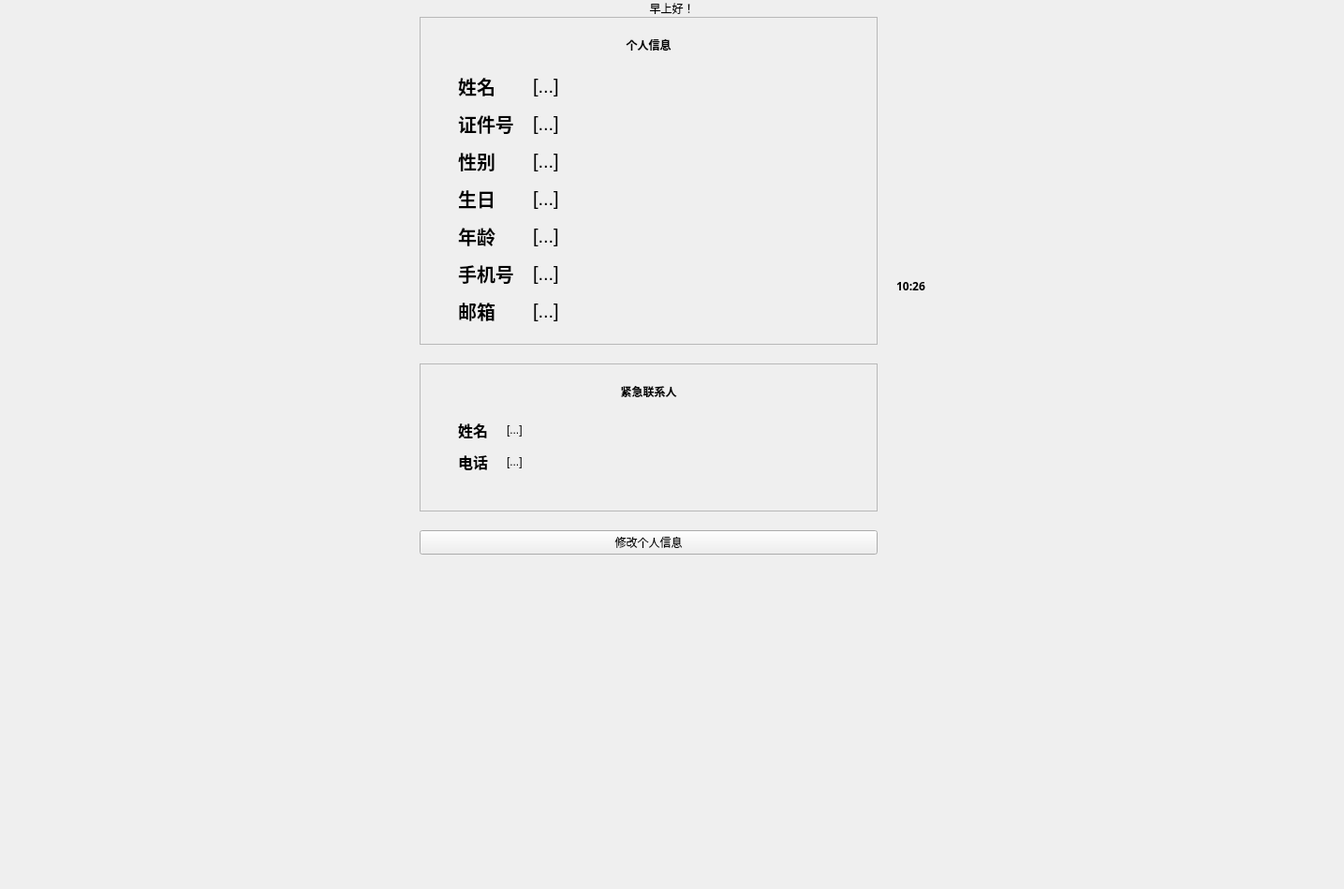
<?xml version="1.0" encoding="UTF-8"?>
<ui version="4.0">
 <class>PatientInfoPage</class>
 <widget class="QWidget" name="PatientInfoPage">
  <property name="geometry">
   <rect>
    <x>0</x>
    <y>0</y>
    <width>1435</width>
    <height>949</height>
   </rect>
  </property>
  <property name="windowTitle">
   <string>Form</string>
  </property>
  <layout class="QVBoxLayout" name="verticalLayout_5">
   <property name="spacing">
    <number>0</number>
   </property>
   <property name="leftMargin">
    <number>0</number>
   </property>
   <property name="topMargin">
    <number>0</number>
   </property>
   <property name="rightMargin">
    <number>0</number>
   </property>
   <property name="bottomMargin">
    <number>0</number>
   </property>
   <item>
    <widget class="QLabel" name="title">
     <property name="text">
      <string>早上好！</string>
     </property>
     <property name="alignment">
      <set>Qt::AlignCenter</set>
     </property>
     <property name="class" stdset="0">
      <string>backHeaderLabel</string>
     </property>
    </widget>
   </item>
   <item>
    <layout class="QHBoxLayout" name="horizontalLayout_2">
     <property name="spacing">
      <number>20</number>
     </property>
     <item>
      <spacer name="horizontalSpacer">
       <property name="orientation">
        <enum>Qt::Horizontal</enum>
       </property>
       <property name="sizeHint" stdset="0">
        <size>
         <width>36</width>
         <height>17</height>
        </size>
       </property>
      </spacer>
     </item>
     <item>
      <layout class="QVBoxLayout" name="verticalLayout_2">
       <property name="spacing">
        <number>20</number>
       </property>
       <item>
        <widget class="QFrame" name="CardFrame">
         <property name="sizePolicy">
          <sizepolicy hsizetype="Preferred" vsizetype="Preferred">
           <horstretch>0</horstretch>
           <verstretch>0</verstretch>
          </sizepolicy>
         </property>
         <property name="frameShape">
          <enum>QFrame::StyledPanel</enum>
         </property>
         <property name="frameShadow">
          <enum>QFrame::Raised</enum>
         </property>
         <property name="class" stdset="0">
          <string>cardFrame</string>
         </property>
         <layout class="QVBoxLayout" name="verticalLayout_6">
          <property name="spacing">
           <number>0</number>
          </property>
          <property name="leftMargin">
           <number>20</number>
          </property>
          <property name="topMargin">
           <number>20</number>
          </property>
          <property name="rightMargin">
           <number>20</number>
          </property>
          <property name="bottomMargin">
           <number>20</number>
          </property>
          <item>
           <layout class="QVBoxLayout" name="verticalLayout_4">
            <property name="spacing">
             <number>20</number>
            </property>
            <item>
             <widget class="QLabel" name="label_12">
              <property name="font">
               <font>
                <family>Microsoft YaHei</family>
                <weight>75</weight>
                <bold>true</bold>
               </font>
              </property>
              <property name="text">
               <string>个人信息</string>
              </property>
              <property name="alignment">
               <set>Qt::AlignCenter</set>
              </property>
             </widget>
            </item>
            <item>
             <layout class="QHBoxLayout" name="horizontalLayout">
              <item>
               <layout class="QFormLayout" name="formLayout">
                <property name="horizontalSpacing">
                 <number>20</number>
                </property>
                <property name="verticalSpacing">
                 <number>10</number>
                </property>
                <property name="leftMargin">
                 <number>20</number>
                </property>
                <property name="rightMargin">
                 <number>20</number>
                </property>
                <item row="0" column="0">
                 <widget class="QLabel" name="label">
                  <property name="sizePolicy">
                   <sizepolicy hsizetype="Preferred" vsizetype="Preferred">
                    <horstretch>0</horstretch>
                    <verstretch>0</verstretch>
                   </sizepolicy>
                  </property>
                  <property name="font">
                   <font>
                    <family>Microsoft YaHei UI</family>
                    <pointsize>15</pointsize>
                    <weight>75</weight>
                    <bold>true</bold>
                   </font>
                  </property>
                  <property name="text">
                   <string>姓名</string>
                  </property>
                  <property name="alignment">
                   <set>Qt::AlignCenter</set>
                  </property>
                 </widget>
                </item>
                <item row="0" column="1">
                 <widget class="QLabel" name="nameLabel">
                  <property name="sizePolicy">
                   <sizepolicy hsizetype="Minimum" vsizetype="Preferred">
                    <horstretch>0</horstretch>
                    <verstretch>0</verstretch>
                   </sizepolicy>
                  </property>
                  <property name="minimumSize">
                   <size>
                    <width>300</width>
                    <height>0</height>
                   </size>
                  </property>
                  <property name="font">
                   <font>
                    <family>Microsoft YaHei UI</family>
                    <pointsize>15</pointsize>
                   </font>
                  </property>
                  <property name="text">
                   <string>[...]</string>
                  </property>
                 </widget>
                </item>
                <item row="1" column="0">
                 <widget class="QLabel" name="label_2">
                  <property name="sizePolicy">
                   <sizepolicy hsizetype="Preferred" vsizetype="Preferred">
                    <horstretch>0</horstretch>
                    <verstretch>0</verstretch>
                   </sizepolicy>
                  </property>
                  <property name="font">
                   <font>
                    <family>Microsoft YaHei UI</family>
                    <pointsize>15</pointsize>
                    <weight>75</weight>
                    <bold>true</bold>
                   </font>
                  </property>
                  <property name="text">
                   <string>证件号</string>
                  </property>
                  <property name="alignment">
                   <set>Qt::AlignCenter</set>
                  </property>
                 </widget>
                </item>
                <item row="1" column="1">
                 <widget class="QLabel" name="idLabel">
                  <property name="font">
                   <font>
                    <family>Microsoft YaHei UI</family>
                    <pointsize>15</pointsize>
                   </font>
                  </property>
                  <property name="text">
                   <string>[...]</string>
                  </property>
                 </widget>
                </item>
                <item row="2" column="0">
                 <widget class="QLabel" name="label_3">
                  <property name="sizePolicy">
                   <sizepolicy hsizetype="Preferred" vsizetype="Preferred">
                    <horstretch>0</horstretch>
                    <verstretch>0</verstretch>
                   </sizepolicy>
                  </property>
                  <property name="font">
                   <font>
                    <family>Microsoft YaHei UI</family>
                    <pointsize>15</pointsize>
                    <weight>75</weight>
                    <bold>true</bold>
                   </font>
                  </property>
                  <property name="text">
                   <string>性别</string>
                  </property>
                  <property name="alignment">
                   <set>Qt::AlignCenter</set>
                  </property>
                 </widget>
                </item>
                <item row="2" column="1">
                 <widget class="QLabel" name="genderLabel">
                  <property name="font">
                   <font>
                    <family>Microsoft YaHei UI</family>
                    <pointsize>15</pointsize>
                   </font>
                  </property>
                  <property name="text">
                   <string>[...]</string>
                  </property>
                 </widget>
                </item>
                <item row="3" column="0">
                 <widget class="QLabel" name="label_4">
                  <property name="sizePolicy">
                   <sizepolicy hsizetype="Preferred" vsizetype="Preferred">
                    <horstretch>0</horstretch>
                    <verstretch>0</verstretch>
                   </sizepolicy>
                  </property>
                  <property name="font">
                   <font>
                    <family>Microsoft YaHei UI</family>
                    <pointsize>15</pointsize>
                    <weight>75</weight>
                    <bold>true</bold>
                   </font>
                  </property>
                  <property name="text">
                   <string>生日</string>
                  </property>
                  <property name="alignment">
                   <set>Qt::AlignCenter</set>
                  </property>
                 </widget>
                </item>
                <item row="3" column="1">
                 <widget class="QLabel" name="birthdayLabel">
                  <property name="font">
                   <font>
                    <family>Microsoft YaHei UI</family>
                    <pointsize>15</pointsize>
                   </font>
                  </property>
                  <property name="text">
                   <string>[...]</string>
                  </property>
                 </widget>
                </item>
                <item row="4" column="0">
                 <widget class="QLabel" name="label_5">
                  <property name="sizePolicy">
                   <sizepolicy hsizetype="Preferred" vsizetype="Preferred">
                    <horstretch>0</horstretch>
                    <verstretch>0</verstretch>
                   </sizepolicy>
                  </property>
                  <property name="font">
                   <font>
                    <family>Microsoft YaHei UI</family>
                    <pointsize>15</pointsize>
                    <weight>75</weight>
                    <bold>true</bold>
                   </font>
                  </property>
                  <property name="text">
                   <string>年龄</string>
                  </property>
                  <property name="alignment">
                   <set>Qt::AlignCenter</set>
                  </property>
                 </widget>
                </item>
                <item row="4" column="1">
                 <widget class="QLabel" name="ageLabel">
                  <property name="font">
                   <font>
                    <family>Microsoft YaHei UI</family>
                    <pointsize>15</pointsize>
                   </font>
                  </property>
                  <property name="text">
                   <string>[...]</string>
                  </property>
                 </widget>
                </item>
                <item row="5" column="0">
                 <widget class="QLabel" name="label_6">
                  <property name="sizePolicy">
                   <sizepolicy hsizetype="Preferred" vsizetype="Preferred">
                    <horstretch>0</horstretch>
                    <verstretch>0</verstretch>
                   </sizepolicy>
                  </property>
                  <property name="font">
                   <font>
                    <family>Microsoft YaHei UI</family>
                    <pointsize>15</pointsize>
                    <weight>75</weight>
                    <bold>true</bold>
                   </font>
                  </property>
                  <property name="text">
                   <string>手机号</string>
                  </property>
                  <property name="alignment">
                   <set>Qt::AlignCenter</set>
                  </property>
                 </widget>
                </item>
                <item row="5" column="1">
                 <widget class="QLabel" name="contactLabel">
                  <property name="font">
                   <font>
                    <family>Microsoft YaHei UI</family>
                    <pointsize>15</pointsize>
                   </font>
                  </property>
                  <property name="text">
                   <string>[...]</string>
                  </property>
                 </widget>
                </item>
                <item row="6" column="0">
                 <widget class="QLabel" name="label_7">
                  <property name="sizePolicy">
                   <sizepolicy hsizetype="Preferred" vsizetype="Preferred">
                    <horstretch>0</horstretch>
                    <verstretch>0</verstretch>
                   </sizepolicy>
                  </property>
                  <property name="font">
                   <font>
                    <family>Microsoft YaHei UI</family>
                    <pointsize>15</pointsize>
                    <weight>75</weight>
                    <bold>true</bold>
                   </font>
                  </property>
                  <property name="text">
                   <string>邮箱</string>
                  </property>
                  <property name="alignment">
                   <set>Qt::AlignCenter</set>
                  </property>
                 </widget>
                </item>
                <item row="6" column="1">
                 <widget class="QLabel" name="emailLabel">
                  <property name="font">
                   <font>
                    <family>Microsoft YaHei UI</family>
                    <pointsize>15</pointsize>
                   </font>
                  </property>
                  <property name="text">
                   <string>[...]</string>
                  </property>
                 </widget>
                </item>
               </layout>
              </item>
              <item>
               <widget class="QLabel" name="PatientPhoto">
                <property name="sizePolicy">
                 <sizepolicy hsizetype="Fixed" vsizetype="Fixed">
                  <horstretch>0</horstretch>
                  <verstretch>0</verstretch>
                 </sizepolicy>
                </property>
                <property name="styleSheet">
                 <string notr="true"/>
                </property>
                <property name="text">
                 <string/>
                </property>
                <property name="pixmap">
                 <pixmap resource="../res.qrc">:/img/picture/DefaultPhoto.jpg</pixmap>
                </property>
                <property name="scaledContents">
                 <bool>true</bool>
                </property>
                <property name="alignment">
                 <set>Qt::AlignCenter</set>
                </property>
                <property name="margin">
                 <number>0</number>
                </property>
               </widget>
              </item>
             </layout>
            </item>
           </layout>
          </item>
         </layout>
        </widget>
       </item>
       <item>
        <widget class="QFrame" name="frame">
         <property name="frameShape">
          <enum>QFrame::StyledPanel</enum>
         </property>
         <property name="frameShadow">
          <enum>QFrame::Raised</enum>
         </property>
         <property name="class" stdset="0">
          <string>redCardFrame</string>
         </property>
         <layout class="QVBoxLayout" name="verticalLayout_3">
          <property name="spacing">
           <number>0</number>
          </property>
          <property name="leftMargin">
           <number>20</number>
          </property>
          <property name="topMargin">
           <number>20</number>
          </property>
          <property name="rightMargin">
           <number>20</number>
          </property>
          <property name="bottomMargin">
           <number>40</number>
          </property>
          <item>
           <layout class="QVBoxLayout" name="verticalLayout">
            <property name="spacing">
             <number>20</number>
            </property>
            <item>
             <widget class="QLabel" name="label_8">
              <property name="font">
               <font>
                <family>Microsoft YaHei</family>
                <weight>75</weight>
                <italic>false</italic>
                <bold>true</bold>
               </font>
              </property>
              <property name="text">
               <string>紧急联系人</string>
              </property>
              <property name="alignment">
               <set>Qt::AlignCenter</set>
              </property>
             </widget>
            </item>
            <item>
             <layout class="QFormLayout" name="formLayout_2">
              <property name="horizontalSpacing">
               <number>20</number>
              </property>
              <property name="verticalSpacing">
               <number>10</number>
              </property>
              <property name="leftMargin">
               <number>20</number>
              </property>
              <property name="rightMargin">
               <number>20</number>
              </property>
              <item row="0" column="0">
               <widget class="QLabel" name="label_9">
                <property name="font">
                 <font>
                  <pointsize>12</pointsize>
                  <weight>75</weight>
                  <bold>true</bold>
                 </font>
                </property>
                <property name="text">
                 <string>姓名</string>
                </property>
                <property name="alignment">
                 <set>Qt::AlignCenter</set>
                </property>
               </widget>
              </item>
              <item row="1" column="0">
               <widget class="QLabel" name="label_10">
                <property name="font">
                 <font>
                  <pointsize>12</pointsize>
                  <weight>75</weight>
                  <bold>true</bold>
                 </font>
                </property>
                <property name="text">
                 <string>电话</string>
                </property>
                <property name="alignment">
                 <set>Qt::AlignCenter</set>
                </property>
               </widget>
              </item>
              <item row="0" column="1">
               <widget class="QLabel" name="emerNameLabel">
                <property name="text">
                 <string>[...]</string>
                </property>
               </widget>
              </item>
              <item row="1" column="1">
               <widget class="QLabel" name="emerContactLabel">
                <property name="text">
                 <string>[...]</string>
                </property>
               </widget>
              </item>
             </layout>
            </item>
           </layout>
          </item>
         </layout>
        </widget>
       </item>
       <item>
        <widget class="QPushButton" name="SaveBtn">
         <property name="text">
          <string>修改个人信息</string>
         </property>
        </widget>
       </item>
      </layout>
     </item>
     <item>
      <layout class="QVBoxLayout" name="rightPanel">
       <property name="spacing">
        <number>20</number>
       </property>
       <item>
        <widget class="QLabel" name="timeDisplay">
         <property name="sizePolicy">
          <sizepolicy hsizetype="Preferred" vsizetype="Expanding">
           <horstretch>0</horstretch>
           <verstretch>0</verstretch>
          </sizepolicy>
         </property>
         <property name="font">
          <font>
           <family>Microsoft YaHei</family>
           <weight>75</weight>
           <bold>true</bold>
          </font>
         </property>
         <property name="text">
          <string>10:26</string>
         </property>
         <property name="alignment">
          <set>Qt::AlignCenter</set>
         </property>
         <property name="class" stdset="0">
          <string>timeDisplay</string>
         </property>
        </widget>
       </item>
      </layout>
     </item>
     <item>
      <spacer name="horizontalSpacer_2">
       <property name="orientation">
        <enum>Qt::Horizontal</enum>
       </property>
       <property name="sizeHint" stdset="0">
        <size>
         <width>36</width>
         <height>17</height>
        </size>
       </property>
      </spacer>
     </item>
    </layout>
   </item>
   <item>
    <widget class="QLabel" name="label_11">
     <property name="sizePolicy">
      <sizepolicy hsizetype="Expanding" vsizetype="Expanding">
       <horstretch>0</horstretch>
       <verstretch>0</verstretch>
      </sizepolicy>
     </property>
     <property name="text">
      <string/>
     </property>
     <property name="class" stdset="0">
      <string>backImg</string>
     </property>
    </widget>
   </item>
  </layout>
 </widget>
 <resources>
  <include location="../res.qrc"/>
 </resources>
 <connections/>
</ui>
